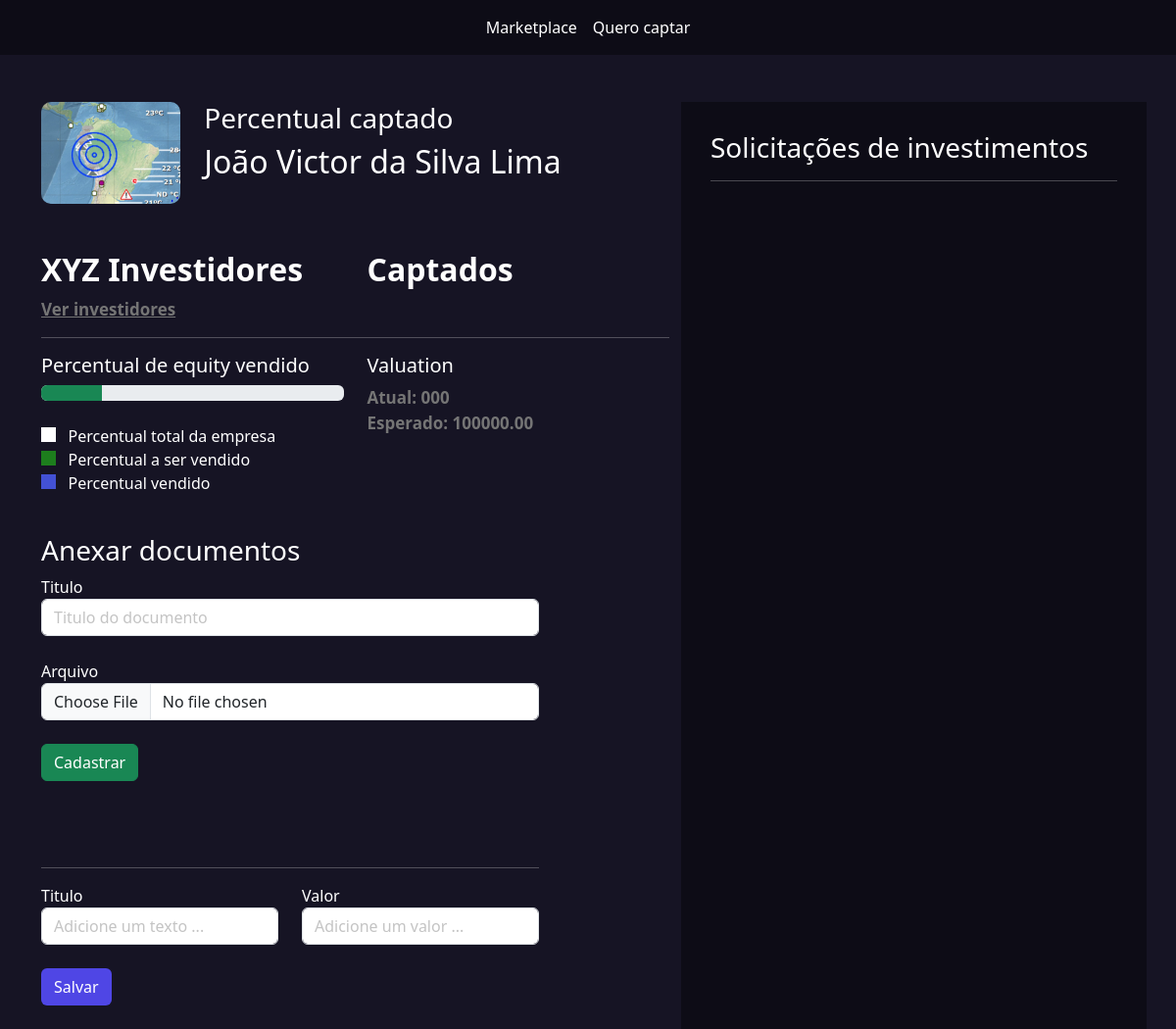
Page /empresarios/empresa/6 (signed in) on the committed database.
### empresarios/models.py (models this page shows, shortened)
class Empresas(models.Model):
    tempo_existencia_choices = (
        ('-6', 'Menos de 6 meses'),
        ('+6', 'Mais de 6 meses'),
        ('+1', 'Mais de 1 ano'),
        ('+5', 'Mais de 5 anos')
    )
    estagio_choices = (
        ('I', 'Tenho apenas uma idea'),
        ('MVP', 'Possuo um MVP'),
        ('MVPP', 'Possuo um MVP com clientes pagantes'),
        ('E', 'Empresa pronta para escalar'),
    )
    area_choices = (
        ('ED', 'Ed-tech'),
        ('FT', 'Fintech'),
        ('AT', 'Agrotech'),
    )
    user = models.ForeignKey(User, on_delete=models.DO_NOTHING)
    nome = models.CharField(max_length=50)
    cnpj = models.CharField(max_length=30)
    site = models.URLField()
    tempo_existencia = models.CharField(max_length=2, choices=tempo_existencia_choices, default='-6')
    descricao = models.TextField()
    data_final_captacao = models.DateField()
    percentual_equity = models.IntegerField()
    estagio = models.CharField(max_length=4, choices=estagio_choices, default='I')
    area = models.CharField(max_length=3, choices=area_choices)
    publico_alvo = models.CharField(max_length=3)
    valor = models.DecimalField(max_digits=9, decimal_places=2)
    pitch = models.FileField(upload_to='pitchs')
    logo = models.FileField(upload_to='logo')
    from django.utils.safestring import mark_safe
    @property
    def valuation(self):
        return f'{(100 * self.valor) / self.percentual_equity:.2f}'

### empresarios/views.py (the view)
# urls.py: path('empresa/<int:id>', views.empresa, name="empresa"),
def empresa(request, id):
    empresa = Empresas.objects.get(id=id)
    if empresa.user != request.user:
        messages.add_message(request, constants.ERROR, "Essa empresa nao é sua")
        return redirect(f'/empresarios/listar_empresas')
    if request.method == "GET":
        documentos = Documento.objects.filter(empresa=empresa)
        proposta_investimentos = PropostaInvestimento.objects.filter(empresa=empresa)
        percentual_vendido = 0
        for pi in proposta_investimentos:
            if pi.status == 'PA':
                percentual_vendido = percentual_vendido + pi.percentual
        percentual_disponivel = empresa.percentual_equity - percentual_vendido
        proposta_investimentos_enviada = proposta_investimentos.filter(status='PE')
        return render(request, 'empresa.html', {
            'empresa': empresa,
            'documentos': documentos,
            'proposta_investimentos_enviada': proposta_investimentos_enviada,
            'percentual_vendido': int(percentual_vendido),
            'percentual_disponivel': percentual_disponivel,
        })

### empresarios/templates/empresa.html (shortened to what this page needs)
{% extends "base.html" %}
{% load static %}
{% block 'head' %}
<link rel="stylesheet" href="{% static 'empresarios/css/listar_empresas.css' %}">
<link rel="stylesheet" href="{% static 'empresarios/css/empresa.css' %}">
<link rel="stylesheet" href="{% static 'usuarios/css/usuarios.css' %}">
{% endblock 'head' %}
{% block 'body' %}
    {% include "partials/barra_navegacao.html" %}
    <br><br>
    <div class="container">
        <div class="row">
            <div class="col-md-7">
                <div class="row">
                    <div class="col-md-3">
                        <img src="{{empresa.logo.url}}" class="foto-empresa" alt="">
                    </div>
                    <div class="col-md">
                        <h3>Percentual captado</h3>
                        <h2>{{empresa.nome}}</h2>
                    </div>
                </div>
                <br><br>
                <div class="row">
                    <div class="col-md">
                        <h2 class="titulo2">XYZ Investidores</h2>
                        <a href="#" class="sub-fonte">Ver investidores</a>
                    </div>
                    <div class="col-md">
                        <h2 class="titulo2">{{total_captado}} Captados</h2>
                    </div>
                </div>
                <hr>
                <div class="row">
                    <div class="col-md">
                        <h5>Percentual de equity vendido</h5>
                        <div class="progress">
                            <div class="progress-bar bg-success" style="width: {{percentual_disponivel}}%"></div>
                        </div>
                        <br>
                        <label class="point-white"></label><span>&nbsp&nbsp Percentual total da empresa</span>
                        <br>
                        <label class="point-green"></label><span>&nbsp&nbsp Percentual a ser vendido</span>
                        <br>
                        <label class="point-blue"></label><span>&nbsp&nbsp Percentual vendido</span>
                    </div>
                    <div class="col-md">
                        <h5>Valuation</h5>
                        <span class="sub-fonte">Atual: 000</span>
                        <br>
                        <span class="sub-fonte">Esperado: {{empresa.valuation}}</span>
                    </div>
                    <div class="documentos">
                        <h3>Anexar documentos</h3>
                        <form action="{% url 'add_doc' empresa.id %}" method="POST" enctype='multipart/form-data'>{% csrf_token %}
                            <label>Titulo</label>
                            <input type="text" name="titulo" class="form-control" placeholder="Titulo do documento">
                            <br>
                            <label>Arquivo</label>
                            <input type="file" name="arquivo" class="form-control">
                            <br>
                            <input type="submit" class="btn btn-success" value="Cadastrar">
                        </form>
                        <br><br>
                        <br>
                        <hr>
                        <div class="row">
                            <div class="col-md">
                                <form action="{% url 'add_metrica' empresa.id %}" method="POST">{% csrf_token %}
                                <label>Titulo</label>
                                <input type="text" class="form-control" name="titulo" placeholder="Adicione um texto ...">
                            </div>
                            <div class="col-md">
                                <label>Valor</label>
                                <input type="text" class="form-control" name="valor" placeholder="Adicione um valor ...">
                            </div>
                        </div>
                        <br>
                        <input type="submit" value="Salvar" class="btn btn-indigo-normal">
                        <br><br>
                    </div>
                </div>
            </div>
            <div class="col-md-5 dark-color intereses-investimentos">
                <h3>Solicitações de investimentos</h3>
                <hr>
                <br>
            </div>
        </div>
    </div>
{% endblock 'body' %}

### templates/static/geral/css/base.css (style rules this page uses)
:root { --main-color: #161424; --dark-color: #0D0C16; --contrast-color: #4F46E5; }
body { color: white !important; background-color: var(--main-color) !important; }
.dark-color { background-color: var(--dark-color); color: white !important; }

### templates/static/empresarios/css/empresa.css (style rules this page uses)
.intereses-investimentos { min-height: 80vh; padding: 30px }
.foto-empresa { width: 100%; border-radius: 10px; }
.sub-fonte { color:rgb(117, 117, 117); font-size: 17px; font-weight: bold; }
.titulo2 { font-weight: bold; }
.point-white { width: 15px; height: 15px; background-color: white; }
.point-green { width: 15px; height: 15px; background-color: #1d7e1d; }
.point-blue { width: 15px; height: 15px; background-color: #4351d4; }
.documentos { width: 80%; margin-top: 40px; }

### templates/static/usuarios/css/usuarios.css (style rules this page uses)
.btn-indigo-normal { background-color: var(--contrast-color); color: white; }

### rows in the picture
Empresas: logo (picture), nome "João Victor da Silva Lima", valuation "100000.00"
